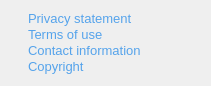
     <widget class="QWidget" name="verticalLayoutWidget_4">
      <property name="geometry">
       <rect>
        <x>20</x>
        <y>733</y>
        <width>211</width>
        <height>86</height>
       </rect>
      </property>
      <layout class="QVBoxLayout" name="verticalLayout_6">
       <property name="spacing">
        <number>0</number>
       </property>
       <property name="leftMargin">
        <number>28</number>
       </property>
       <item>
        <widget class="QLabel" name="link_13">
         <property name="styleSheet">
          <string notr="true">font: 700 16pt &quot;Fira Sans&quot;;
color: rgb(85, 163, 235);</string>
         </property>
         <property name="text">
          <string>&lt;html&gt;&lt;head/&gt;&lt;body&gt;&lt;p&gt;&lt;span style=&quot; font-size:10pt; font-weight:400;&quot;&gt;Privacy statement&lt;/span&gt;&lt;/p&gt;&lt;/body&gt;&lt;/html&gt;</string>
         </property>
        </widget>
       </item>
       <item>
        <widget class="QLabel" name="link_15">
         <property name="styleSheet">
          <string notr="true">font: 700 16pt &quot;Fira Sans&quot;;
color: rgb(85, 163, 235);</string>
         </property>
         <property name="text">
          <string>&lt;html&gt;&lt;head/&gt;&lt;body&gt;&lt;p&gt;&lt;span style=&quot; font-size:10pt; font-weight:400;&quot;&gt;Terms of use&lt;/span&gt;&lt;/p&gt;&lt;/body&gt;&lt;/html&gt;</string>
         </property>
        </widget>
       </item>
       <item>
        <widget class="QLabel" name="link_16">
         <property name="styleSheet">
          <string notr="true">font: 700 16pt &quot;Fira Sans&quot;;
color: rgb(85, 163, 235);</string>
         </property>
         <property name="text">
          <string>&lt;html&gt;&lt;head/&gt;&lt;body&gt;&lt;p&gt;&lt;span style=&quot; font-size:10pt; font-weight:400;&quot;&gt;Contact information&lt;/span&gt;&lt;/p&gt;&lt;/body&gt;&lt;/html&gt;</string>
         </property>
        </widget>
       </item>
       <item>
        <widget class="QLabel" name="link_14">
         <property name="styleSheet">
          <string notr="true">font: 700 16pt &quot;Fira Sans&quot;;
color: rgb(85, 163, 235);</string>
         </property>
         <property name="text">
          <string>&lt;html&gt;&lt;head/&gt;&lt;body&gt;&lt;p&gt;&lt;span style=&quot; font-size:10pt; font-weight:400;&quot;&gt;Copyright&lt;/span&gt;&lt;/p&gt;&lt;/body&gt;&lt;/html&gt;</string>
         </property>
        </widget>
       </item>
      </layout>
     </widget>
